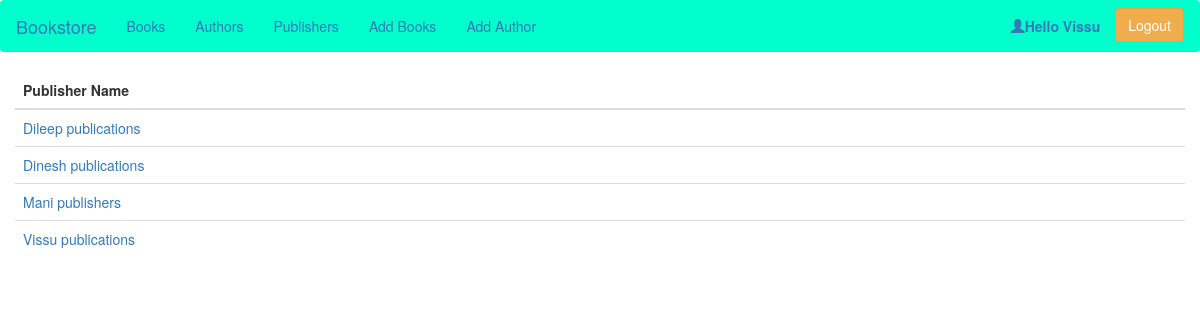
Page /bookstore/publishers/ (signed in) on the committed database.
### Bookstore/models.py (models this page shows, shortened)
class Publisher(models.Model):
    name = models.CharField(max_length=50, blank=False, null=False)
    class Meta:
        ordering = ['name']
        verbose_name_plural = 'Book Publisher'

### Bookstore/views.py (the view)
# urls.py: path('publishers/', views.listpublishers, name='publishers-list'),
@require_GET
@vary_on_cookie
@login_required(login_url = 'signin-path', redirect_field_name='next')
def listpublishers(request):
    request.session.clear_expired()
    QuerySet = Publisher.objects.all()
    return render(request, 'publisherlist.html', {'data':QuerySet})

### Bookstore/Templates/publisherlist.html
{% extends "base.html" %}
{% block content %}
    <div class="table-responsive">
        <table class="table">
            <thead>
                <tr>
                    <th>Publisher Name</th>
                </tr>
            </thead>
            <tbody>
                {% for publisher in data %}
                <tr>
                    <td><a href="{% url 'publishers-name' publisher.name %}">{{ publisher.name }}</a></td>
                </tr>
                {% endfor %}
            </tbody>
        </table>
    </div>
{% endblock %}

### Bookstore/Templates/base.html (shortened to what this page needs)
{% load static %}
<!DOCTYPE html>
<html lang="en">
<head>
    <link rel="stylesheet" href="{% static 'cdn/bootstrap-3.3.7/css/bootstrap.min.css'%}">
    <link rel="stylesheet" href="{% static 'css/base.css' %}">
</head>
<body>
    <nav class="navbar navbar-light" style="background-color: #00FFCC;">
      <div class="container-fluid">
        <div class="navbar-header">
          <a class="navbar-brand" href="{% url 'home-page'%}">Bookstore</a>
        </div>
        <ul class="nav navbar-nav">
          <li class="nav-item"><a class="nav-link" href="{% url 'books-list'%}">Books</a></li>
          <li class="nav-item"><a class="nav-link" href="{% url 'authors-list'%}">Authors</a></li>
          <li class="nav-item"><a class="nav-link" href="{% url 'publishers-list'%}">Publishers</a></li>
          <li class="nav-item"><a class="nav-link" href="{% url 'add-book' %}">Add Books</a></li>
          <li class="nav-item"><a class="nav-link" href="{% url 'add-author' %}">Add Author</a></li>
        </ul>
        {% if not request.user.is_authenticated %}
        <ul class="nav navbar-nav navbar-right">
          <a class="btn btn-info" id="signupbtn" href="{%url 'signup-path'%}">Register</a>
          <a class="btn btn-success" id="loginbtn" href="{%url 'signin-path'%}">LogIn</a>
          <!-- <li class="nav-item"><a class="btn btn-info" href="{%url 'signup-path'%}">SignUp</a></button></li>
          <li class="nav-item"><button class="btn btn-success navbar-btn" id="loginbtn" type="button"><a class="nav-link" href="{% url 'signin-path'%}">SignIn</a></button></li> -->
        </ul>
        {% else %}
        <ul class="nav navbar-nav navbar-right">
          <li><a href="#"><span class="glyphicon glyphicon-user"></span><strong>Hello {{ request.user }}</strong></a></li>
          <a class="btn btn-warning" id="logoutbtn" href="{%url 'signout-path'%}">Logout</a>
        </ul>
        {% endif %}
      </div>
    </nav>
  <div class="container-fluid">
    {% block content %}
    {% endblock %}
  </div>
</body>
</html>

### Bookstore/static/css/base.css (style rules this page uses)
#logoutbtn { margin-right: 15px; margin-top: 7px; }

### rows in the picture
Publisher: name "Dileep publications"
Publisher: name "Dinesh publications"
Publisher: name "Mani publishers"
Publisher: name "Vissu publications"

### other values in the picture
{{ request.user }} "Vissu"
